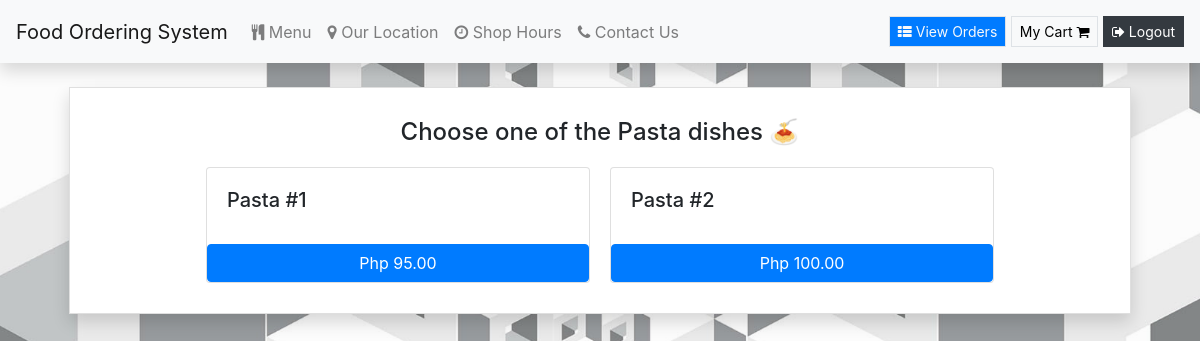
/Pasta (signed in), run on the app's committed database.
### orders/models.py (models this page shows)
class Pasta(models.Model):
    dish_name = models.CharField(max_length=200)
    price = models.DecimalField(max_digits=6, decimal_places=2)
    class Meta:
        verbose_name = "List of Pasta"
        verbose_name_plural = "List of Pasta"
    def __str__(self):
        return f"{self.dish_name}"

### orders/views.py (the view)
# urls.py: path("Pasta", views.pasta, name="pasta"),
def pasta(request):
    if request.user.is_authenticated:
        return render(request, "orders/pasta.html", context = {"dishes":Pasta.objects.all})
    else:
        return redirect("orders:login")

### orders/templates/orders/pasta.html
{% extends 'orders/header.html' %} {% block content %}
<div class="container">
    <div class="content my-4 px-4">
        <div class="card rounded-0 shadow">
            <div class="card-body">
                <h4 style="margin:10px; text-align:center;"> Choose one of the Pasta dishes &#x1f35d </h4>
                <div class="row justify-content-center">
                    {% for dish in dishes %}
                    <div class="card" id="regular_pizza_card" style="width: 24rem; margin:10px;">
                        <div class="card-body">
                            <h5 class="card-title">{{dish}}</h5>
                        </div>
                        <button class="btn btn-primary" onclick="add_to_cart({item_description:'{{dish}}' , price:{{dish.price}} })">Php {{dish.price}}</button>
                    </div>
                    {% endfor %}
                </div>
            </div>
        </div>
    </div>
</div>
{% endblock %}

### orders/static/orders/style.css (style rules this page uses)
html, body { height: 100%; width: 100%; }
body { background-image: url(./../img/wp.jpg); background-repeat: no-repeat; background-size: cover; background-position: center center; backdrop-filter: brightness(0.9887); }

### data on the page
Pasta: dish_name "Pasta #1", price "95.00"
Pasta: dish_name "Pasta #2", price "100.00"
